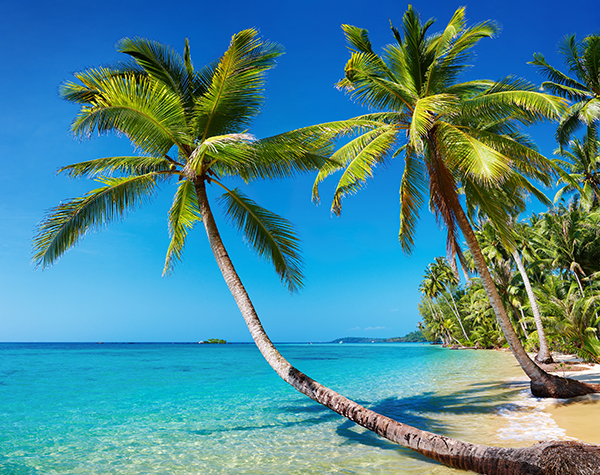
#> input picture img/beach.png, 600 x 475 px
$ jupyter execute 'Lesson 6 - Histograms and Equalisation.ipynb'   (shell and % lines are left out)
#> lines starting #> are read from the running program, lines starting #| are printed output that depends on the picture; after the words box and inside, x2 and y2 are one past the last pixel; in counts of white or black regions, pixels touching at a corner belong together
[cell 1]
import cv2
import numpy as np
import matplotlib.pyplot as plt

[cell 2]
def show_image(image, cmap = None, fig_size = (10, 10)):
    fig, ax = plt.subplots(figsize=fig_size)
    ax.imshow(image, cmap = cmap)
    ax.axis('off')
    plt.show()

## 1. Colour Histograms

### 1.1 Histogram Calculations and Plotting

[cell 3]
image = cv2.imread('../img/beach.png')
#> image is the input picture: shape (475, 600, 3); mean B, G, R 148.4, 136.5, 73.3
gray = cv2.cvtColor(image, cv2.COLOR_BGR2GRAY)
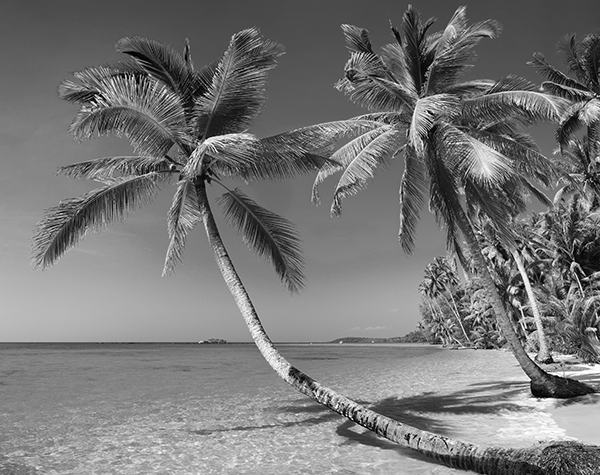
#> gray: shape (475, 600); min 0, max 255, mean 118.9

# construct a grayscale histogram
hist = cv2.calcHist([gray], [0], None, [260], [0, 260])
#> hist = 260 values, max 3566 at index 130, min 0 at index 256, mean 1096.2

# matplotlib expects RGB images so convert and then display the image
# with matplotlib to avoid GUI conflicts/errors (mainly on macOS)
plt.figure(figsize=(20,10))
plt.subplot(121),plt.imshow(cv2.cvtColor(gray, cv2.COLOR_GRAY2RGB))
plt.title('Original'), plt.xticks([]), plt.yticks([])

# plot the histogram
plt.subplot(122)
plt.title("Grayscale Histogram")
plt.xlabel("Bins")
plt.ylabel("# of Pixels")
plt.plot(hist)
plt.xlim([0, 256])

plt.show()
#> figure, not shown here; panel 2: curve peaks at x = 130, y = 3566

[cell 4]
image = cv2.imread('../img/beach.png')

# grab the image channels, initialize the tuple of colors and the
# figure
chans = cv2.split(image)
colors = ("b", "g", "r")

plt.figure(figsize=(20,10))
plt.subplot(121),plt.imshow(np.flip(image, axis = 2))
plt.title('Original'), plt.xticks([]), plt.yticks([])

plt.subplot(122)
plt.title("'Flattened' Color Histogram")
plt.xlabel("Bins")
plt.ylabel("# of Pixels")

# loop over the image channels
for (chan, color) in zip(chans, colors):
    # create a histogram for the current channel and plot it
    hist = cv2.calcHist([chan], [0], None, [256], [0, 256])
    plt.plot(hist, color=color)
    plt.xlim([0, 256])
#> this loop made 3 passes
#> color on passes 1 to 3: 'b', 'g', 'r'

plt.show()
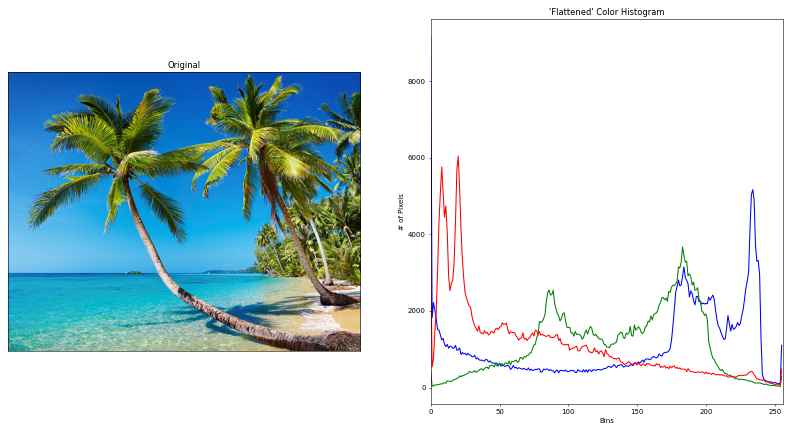
#> figure drawn by matplotlib, 2 panels; panel 2: curve peaks at x = 0, y = 9163; panel 2: curve peaks at x = 183, y = 3670; panel 2: curve peaks at x = 20, y = 6044

### 1.2 Histogram Calculations and Plotting on Image Masks

[cell 5]
def plot_histogram(image, title, mask=None):
    # grab the image channels, initialize the tuple of colors and
    # the figure
#> called with title = 'Histogram for Original Image'
    chans = cv2.split(image)
    colors = ("b", "g", "r")
    plt.title(title)
    plt.xlabel("Bins")
    plt.ylabel("# of Pixels")

    # loop over the image channels
    for (chan, color) in zip(chans, colors):
        # create a histogram for the current channel and plot it
        hist = cv2.calcHist([chan], [0], mask, [256], [0, 256])
        plt.plot(hist, color=color)
        plt.xlim([0, 256])

[cell 6]
image = cv2.imread('../img/beach.png')

plt.figure(figsize=(20,10))


plt.subplot(221)
plt.imshow(np.flip(image, axis = 2))
plt.title('Original'), plt.xticks([]), plt.yticks([])

plt.subplot(222)
plot_histogram(image, "Histogram for Original Image")

mask = np.zeros(image.shape[:2], dtype="uint8")
cv2.rectangle(mask, (100, 490), (310, 390), 255, -1)
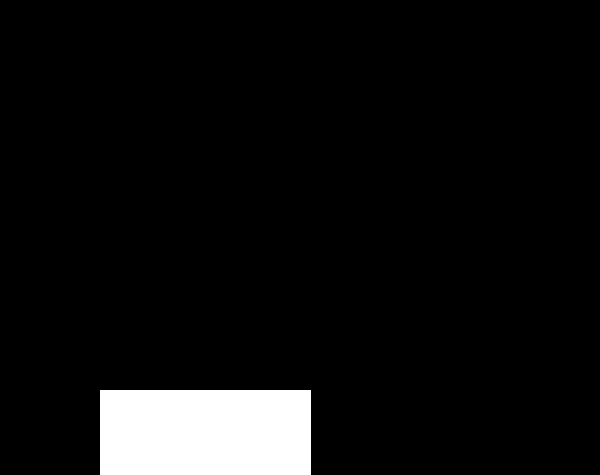
#> mask: shape (475, 600); 6.3% white; 1 white region, box (x1, y1, x2, y2) and area: (100, 390, 311, 475) 17935
masked = cv2.bitwise_and(image, image, mask=mask)

plt.subplot(223)
plt.imshow(np.flip(masked, axis = 2))
plt.title('Masked'), plt.xticks([]), plt.yticks([])

plt.subplot(224)
# compute a histogram for our image, but we'll only include pixels in
# the masked region
plot_histogram(image, "Histogram for Masked Image", mask=mask)
#> the loop in plot_histogram (call 2), `for (chan, color) in zip(chans, colors):` made 3 passes


plt.show()
#> figure, not shown here; panel 2: curve peaks at x = 0, y = 9163; panel 2: curve peaks at x = 183, y = 3670; panel 2: curve peaks at x = 20, y = 6044; panel 4: curve peaks at x = 202, y = 356

### EXERCISE: Plot histograms for an image of a car and its mask

[cell 7]
image = np.flip(cv2.imread('../img/license_plate.png'), axis=2)
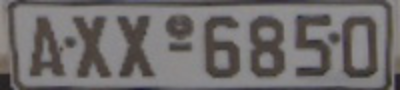
#> input picture img/license_plate.png, 400 x 90 px
#> image: shape (90, 400, 3)
show_image(image)

[cell 8]
# TODO: Plot a histogram for an image

def plot_histogram(image, title, mask=None):
    # grab the image channels, initialize the tuple of colors and the figure
    chans = cv2.split(image)
    colors = ("b", "g", "r")
    plt.title(title)
    plt.xlabel("Bin")
    plt.ylabel("Freq/ # of Pixels")
    plt.xlim([0, 256])

    # loop over the image channels
    for (chan, color) in zip(chans, colors):
        # create a histogram for the each current channel and plot it
        hist = cv2.calcHist([chan], [0], mask, [256], [0, 256])
        plt.plot(hist, color=color)


img = cv2.imread('../img/license_plate.png')
#> img is the input picture: shape (90, 400, 3); mean B, G, R 107.6, 107.8, 111.5

plt.figure(figsize=(20,10))
#image = cv2.imread('../img/beach.png')

plt.subplot(221)
plt.imshow(np.flip(img, axis=2))
plt.title('Original'), plt.xticks([]), plt.yticks([])

plt.subplot(222)
plot_histogram(img, "Histogram for the Original Image")
#> the loop in plot_histogram, `for (chan, color) in zip(chans, colors):` made 3 passes

mask = np.zeros(img.shape[:2], dtype="uint8")
cv2.circle(mask, (100,40), 30, 255, -1)
#> mask: shape (90, 400); 7.8% white; 1 white region, box (x1, y1, x2, y2) and area: (70, 10, 131, 71) 2821
maskimg = cv2.bitwise_and(img, img, mask=mask)
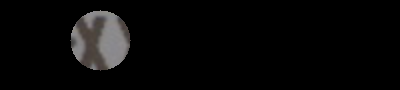
#> maskimg: shape (90, 400, 3); mean B, G, R 8.3, 8.4, 8.7

plt.subplot(223)
plt.imshow(np.flip(maskimg, axis = 2))
plt.title('Masked'), plt.xticks([]), plt.yticks([])

plt.subplot(224)
# compute a histogram for pixels in the masked region
plot_histogram(img, "Histogram for Masked Image", mask=mask)

plt.show
#> figure, not shown here; panel 2: curve peaks at x = 138, y = 1562; panel 2: curve peaks at x = 137, y = 2103; panel 2: curve peaks at x = 139, y = 1988; panel 4: curve peaks at x = 140, y = 128

### 1.3 Histogram Equalisation

[cell 9]
def show_hist_cdf(img):
    hist,bins = np.histogram(img.flatten(),256,[0,256])

    cdf = hist.cumsum()
    cdf_normalized = cdf * hist.max()/ cdf.max()

    plt.plot(cdf_normalized, color = 'b')
    plt.hist(img.flatten(),256,[0,256], color = 'r')
    plt.xlim([0,256])
    plt.legend(('cdf','histogram'), loc = 'upper left')

[cell 10]
# load the image and convert it to grayscale
image = cv2.imread('../img/landscape.jpg')
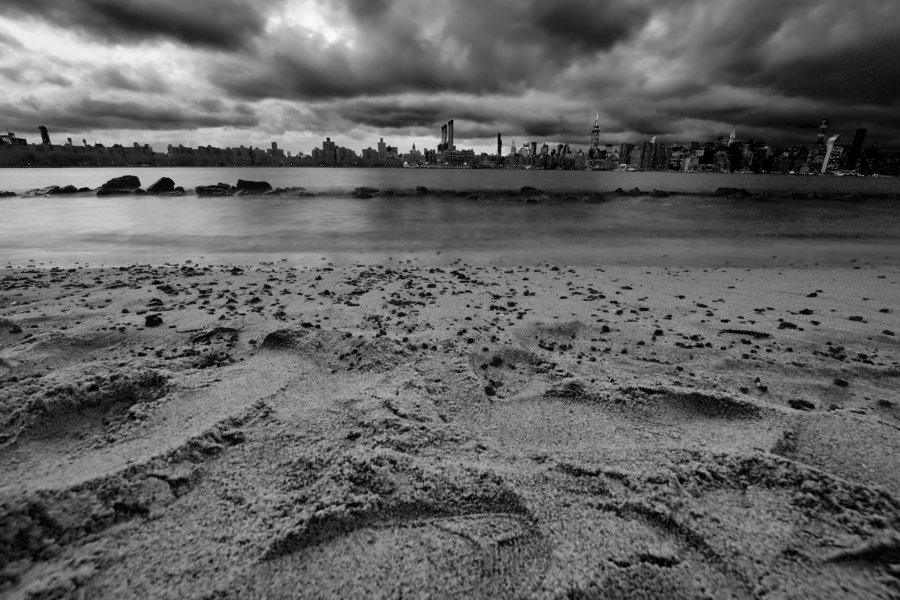
#> input picture img/landscape.jpg, 900 x 600 px
#> image is the input picture: shape (600, 900, 3); min 0, max 250, mean 98.2
gray = cv2.cvtColor(image, cv2.COLOR_BGR2GRAY)
#> gray: shape (600, 900)

# apply histogram equalization to stretch the contrast of our image
eq = cv2.equalizeHist(gray)
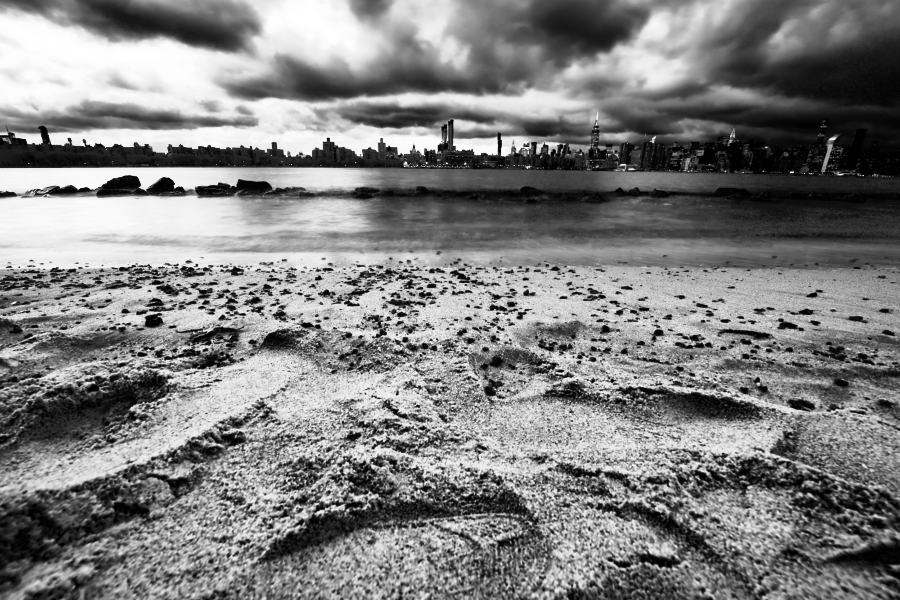
#> eq: shape (600, 900); min 0, max 255, mean 128.1

# show our images -- notice how the contrast of the second image has
# been stretched
plt.figure(figsize=(20,10))
plt.subplot(221)
plt.imshow(gray, cmap ='gray')
plt.title('Original'), plt.xticks([]), plt.yticks([])

plt.subplot(222)
plt.imshow(eq, cmap ='gray')
plt.title('Histogram Equalisation'), plt.xticks([]), plt.yticks([])

plt.subplot(223)
show_hist_cdf(image)
#> in show_hist_cdf, `hist,bins = np.histogram(img.flatten(),256,[0,256])`: hist = 256 values, max 15516 at index 118, min 0 at index 251, mean 6328.1; bins = 257 values from 0 to 256
#> in show_hist_cdf, `cdf = hist.cumsum()`: cdf = 256 values from 3264 to 1620000
#> in show_hist_cdf, `cdf_normalized = cdf * hist.max()/ cdf.max()`: cdf_normalized = 256 values from 31.26 to 15516

plt.subplot(224)
show_hist_cdf(eq)

plt.show()
#> figure, not shown here; panel 3: tallest bar 15516 high, from x = 118 to 119; panel 3: curve peaks at x = 250, y = 15516; panel 4: tallest bar 5172 high, from x = 171 to 172; panel 4: curve peaks at x = 255, y = 5172

### PROJECT: Perform Canny Edge Detection on two versions of an image. The original and the enhanced equalised version. What's the difference in results?

[cell 11]
image = cv2.imread('../img/tree.jpg')
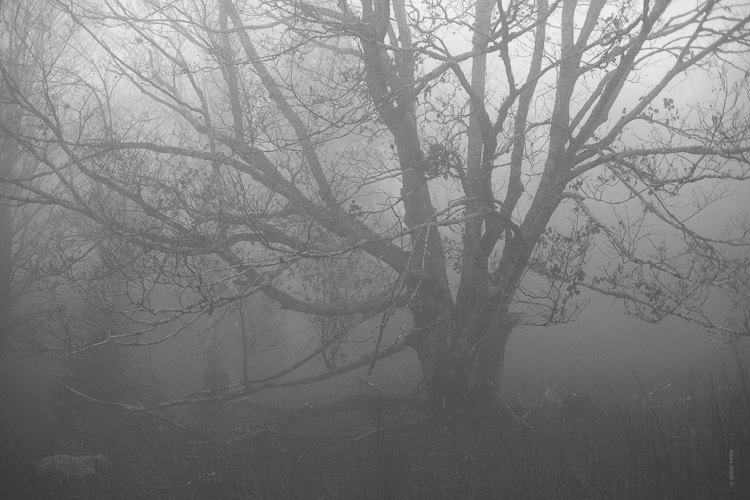
#> input picture img/tree.jpg, 750 x 500 px
#> image is the input picture: shape (500, 750, 3); min 54, max 243, mean 127.3
show_image(image)

[cell 12]
# TODO: Your Code Below

def auto_canny(image, sigma=0.33):
    # compute the median of the single channel pixel intensities
#> called with sigma = 0.33
    v = np.median(image)
#> v = 120

    # apply automatic Canny edge detection using the computed median
    lower = int(max(0, (1.0 - sigma) * v))
#> lower = 80
    upper = int(min(255, (1.0 + sigma) * v))
#> upper = 159
    edged = cv2.Canny(image, lower, upper)
#> edged: shape (500, 750); 11% white in thin lines or dots

    print(v, lower, upper)
#| 120.0 80 159
    # return the edged image
    return edged


# load the image and convert it to grayscale
img = cv2.imread('../img/tree.jpg')
grayimg = cv2.cvtColor(img, cv2.COLOR_BGR2GRAY)

ori_img_canny = auto_canny(grayimg)

# apply histogram equalization to stretch the contrast of our image
eq = cv2.equalizeHist(grayimg)
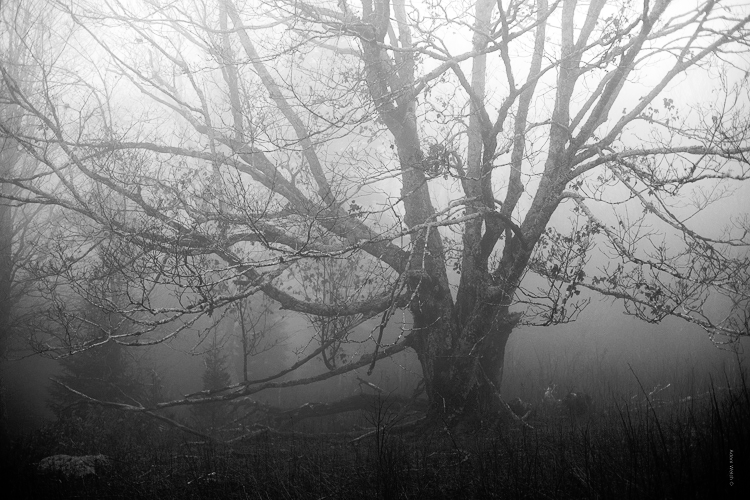
#> eq: shape (500, 750); min 0, max 255, mean 128.4
eq_img_canny = auto_canny(eq)
#> call 2 of auto_canny, with sigma = 0.33
#> in auto_canny (call 2), `v = np.median(image)`: v = 129
#> in auto_canny (call 2), `lower = int(max(0, (1.0 - sigma) * v))`: lower = 86
#> in auto_canny (call 2), `upper = int(min(255, (1.0 + sigma) * v))`: upper = 171
#> in auto_canny (call 2), `edged = cv2.Canny(image, lower, upper)`:
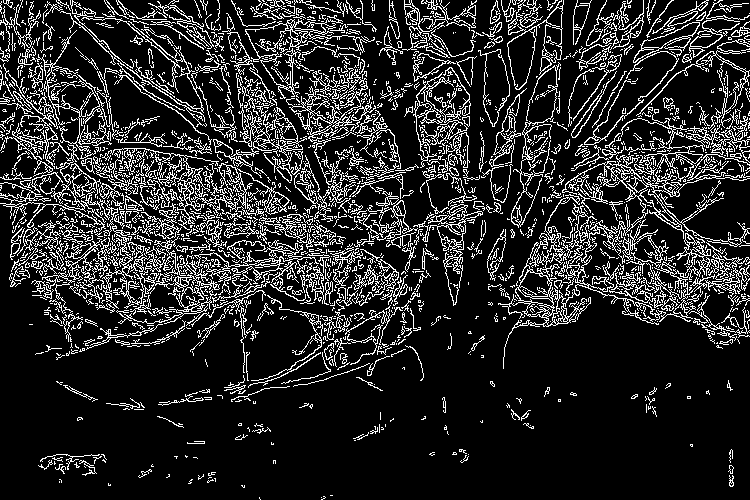
#> edged: shape (500, 750); 16% white in thin lines or dots
#| 129.0 86 171


# display images
plt.figure(figsize=(20,10))
plt.subplot(121)
plt.imshow(ori_img_canny, cmap ='gray')
plt.title('Canny Edge Original'), plt.xticks([]), plt.yticks([])

plt.subplot(122)
plt.imshow(eq_img_canny, cmap ='gray')
plt.title('Canny Edge Equalised version'), plt.xticks([]), plt.yticks([])

plt.show()
